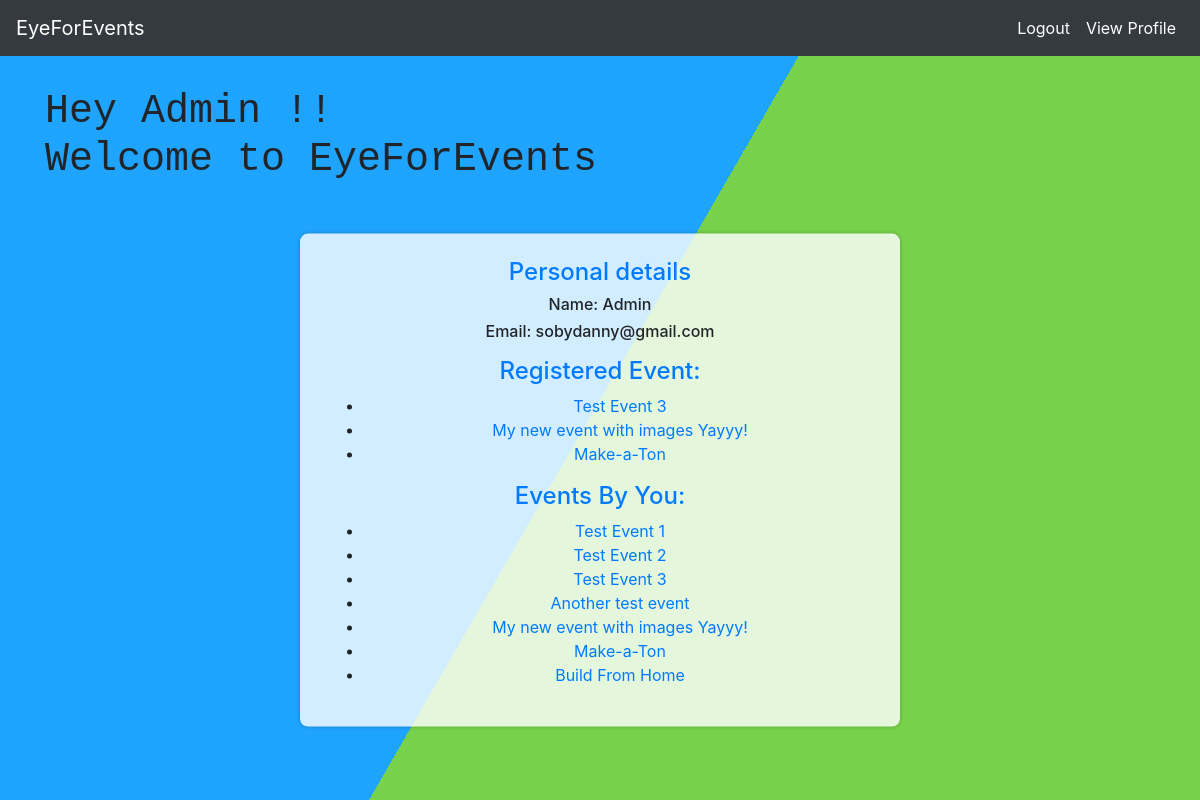
The page /user/profile/ (signed in) on the database its author committed.
### events/models.py (models this page shows, shortened)
class Event(models.Model):
    id = models.UUIDField(primary_key=True, default=uuid.uuid4, editable=False) #unique id to differentiate between events
    name = models.CharField("name",max_length=200) #Event name
    description = models.CharField("description",max_length=2000) #Event description
    max_capacity = models.PositiveSmallIntegerField("max_capacity",default=0) #0 for not applicable and >0 if there's a capacity
    location = models.CharField(max_length=500)
    contact_number = models.PositiveSmallIntegerField("contact_number")
    alt_contact_number = models.PositiveSmallIntegerField("alt_contact_number")
    contact_email = models.EmailField(max_length=254,blank=False)
    created_by = models.ForeignKey(settings.AUTH_USER_MODEL, on_delete=models.CASCADE,blank=True,related_name="created_by") #One to Many relationship
    participated_in = models.ManyToManyField(settings.AUTH_USER_MODEL,related_name="participated_in") #One to Many relationship showing user participated in events relation
    event_image = models.ImageField(upload_to='events/'+str(uuid.uuid4()),blank=True,default='events/event_default.jpg') #Image for the event not needed but would be better if we get one
    last_date = models.DateTimeField() #Last date till the event registeration is available
    event_date = models.DateTimeField() #Date of the event
    pub_date = models.DateTimeField('Created On',auto_now_add=True) #Will be used to check how old is the posted events

### user/views.py (the view)
# urls.py: path('profile/',views.profile,name='profile'),
@login_required(login_url='/user/login/')
def profile(request):
    return render(request,"user/profile.html")

### user/templates/user/profile.html (shortened to what this page needs)
{% extends 'user/base.html' %} {% block content %}
{% if user.is_authenticated %}
<div class="bg"></div>
<div class="bg bg2"></div>
<div style="display:block;">
  <h1>
    Hey {{user.first_name}} !!<br />
    Welcome to EyeForEvents
  </h1>
</div>
<br>
<div class="bg bg3"></div>
<br>
<div class="content">
<h4 class="text-primary">Personal details</h4>
<h6>Name: {{user.first_name}} {{ user.last_name}}<h6>
        <h6>Email: {{user.email}}</h6>
<h4 class="text-primary pt-2">Registered Event:</h4>
{% if user.participated_in %}
    <ul>
    {% for event in user.participated_in.all %}
        <li><a href="{% url 'events:detail' event.id %}">{{ event.name }}</a></li>
    {% endfor %}
    </ul>
{% else %}
    <p>No Event Available.</p>
{% endif %}
<h4 class="text-primary">Events By You:</h4>
{% if user.created_by.all %}
    <ul>
    {% for event in user.created_by.all %}
        <li><a href="{% url 'events:detail' event.id %}">{{ event.name }}</a></li>
    {% endfor %}
    </ul>
{% else %}
    <p>No Event Available.</p>
{% endif %}
</div>
{% endif%}
{% endblock %}

### user/templates/user/profile.html (style rules this page uses)
.bg { animation: slide 3s ease-in-out infinite alternate; background-image: linear-gradient(-60deg, #6c3 50%, #09f 50%); bottom: 0; left: -50%; opacity: 0.5; position: fixed; right: -50%; top: 0; z-index: -1; }
.bg2 { animation-direction: alternate-reverse; animation-duration: 4s; }
.bg3 { animation-duration: 5s; }
.content { background-color: rgba(255, 255, 255, 0.8); border-radius: 0.5em; box-shadow: 0 0 0.25em rgba(0, 0, 0, 0.25); box-sizing: border-box; left: 50%; padding: 3vmin; position:fixed; width: 50%; text-align: center; top: 60%; transform: translate(-50%, -50%); }
h1 { font-family: monospace; }

### rows shown on the page
Event: name "Test Event 3"
Event: name "My new event with images Yayyy!"
Event: name "Make-a-Ton"
Event: name "Test Event 1"
Event: name "Test Event 2"
Event: name "Another test event"
Event: name "Build From Home"

### other values the page prints
{{ user.first_name }} "Admin"
{{ user.email }} "sobydanny@gmail.com"
